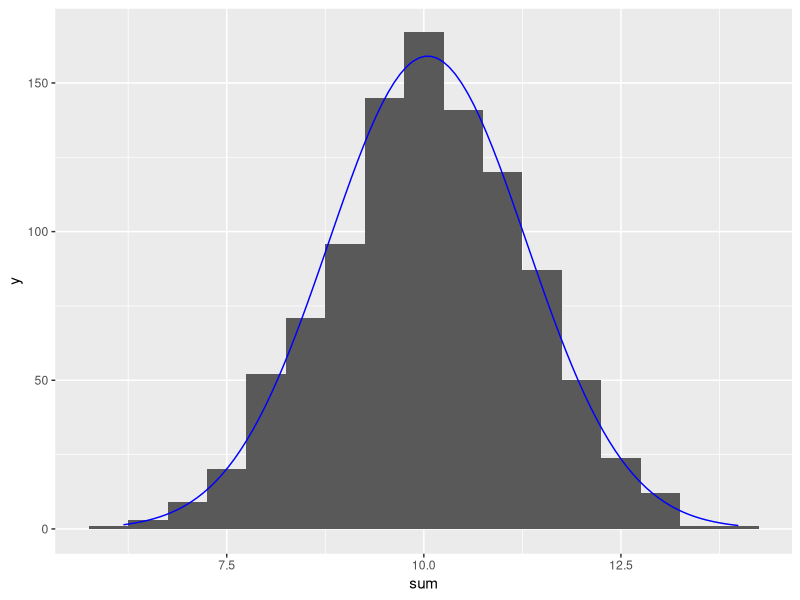

Generate this figure with R:
## ---- chunk 1
library(ggplot2)

set.seed(1234)
reps <- 1000
x <- data.frame(sum = replicate(reps, sum(runif(20))))
binwidth <- 0.5

ggplot(x, aes(x = sum)) +
  geom_histogram(binwidth = binwidth) +
  stat_function( 
    fun = function(x, mean, sd, n, bw) { 
      dnorm(x = x, mean = mean, sd = sd) * n * bw
    },
    color = "blue",
    args = c(mean = mean(x$sum), sd = sd(x$sum), n = reps, bw = binwidth))

